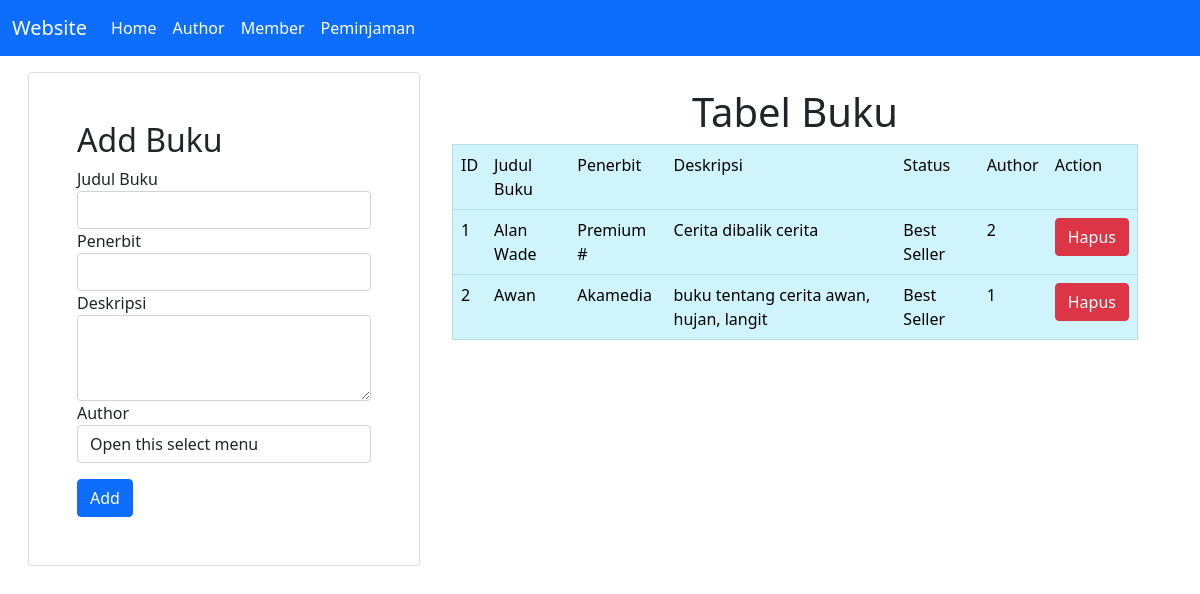
The page / on the database its author committed.
### tables this page shows
CREATE TABLE `buku` (
  `id_buku` int(11) NOT NULL AUTO_INCREMENT,
  `judul_buku` varchar(100) NOT NULL,
  `penerbit` varchar(100) NOT NULL,
  `deskripsi` text NOT NULL,
  `status` varchar(50) NOT NULL,
  `id_author` int(11) NOT NULL,
  PRIMARY KEY (`id_buku`) USING BTREE,
  KEY `id_author` (`id_author`) USING BTREE,
  CONSTRAINT `buku_ibfk_1` FOREIGN KEY (`id_author`) REFERENCES `author` (`id_author`) ON DELETE CASCADE ON UPDATE CASCADE
);

### conf.php (called while the page is built)
<?php
$db_host = "localhost";
$db_user = "root";
$db_pass = "";
$db_name = "db_perpustakaan";
?>

### includes/DB.class.php (called while the page is built, shortened)
<?php
class DB
{
    var $db_host = "";
    var $db_user = "";
    var $db_pass = "";
    var $db_name = "";
    var $db_link = "";
    var $result = 0;
    function __construct($db_host = '', $db_user = '', $db_pass = '', $db_name = '')
    {
        $this->db_host = $db_host;
        $this->db_user = $db_user;
        $this->db_pass = $db_pass;
        $this->db_name = $db_name;
    }
    function open()
    {
        $this->db_link = mysqli_connect($this->db_host, $this->db_user, $this->db_pass, $this->db_name);
    }
    function execute($query = "")
    {
        $this->result = mysqli_query($this->db_link, $query);
        return $this->result;
    }
    function getResult()
    {
        return mysqli_fetch_array($this->result);
    }
}
?>

### includes/Buku.class.php (called while the page is built, shortened)
<?php
class Buku extends DB
{
    function getBuku()
    {
        $query = "SELECT * FROM buku";
        return $this->execute($query);
    }
}
?>

### index.php (the view, shortened to what this page needs)
<?php
include("conf.php");
include("includes/Template.class.php");
include("includes/DB.class.php");
include("includes/Buku.class.php");
$buku = new Buku($db_host, $db_user, $db_pass, $db_name);
$buku->open();
$buku->getBuku();
$status = false;
$data = null;
$no = 1;
while (list($id, $judul, $penerbit, $deskripsi, $status, $id_author) = $buku->getResult()) {
    if ($status == "Best Seller") {
        $data .= "<tr>
            <td>" . $no++ . "</td>
            <td>" . $judul . "</td>
            <td>" . $penerbit . "</td>
            <td>" . $deskripsi . "</td>
            <td>" . $status . "</td>
            <td>" . $id_author . "</td>
            <td>
            <a href='index.php?id_hapus=" . $id . "' class='btn btn-danger' '>Hapus</a>
            </td>
            </tr>";
    }
}

### includes/Template.class.php (shortened to what this page needs)
<?php
class Template
{
    var $content = '';
    function __construct($filename='')
    {
        $this->content = implode('', @file($filename));
    }
    function clear()
    {
        $this->content = preg_replace("/DATA_[A-Z|_|0-9]+/", "", $this->content);
    }
    function write()
    {
        print $this->content;
    }
    function replace($old = '', $new = '')
    {
        if (is_int($new)) {
            $value = sprintf("%d", $new);
        }
        elseif (is_float($new)) {
            $value = sprintf("%f", $new);
        }
        elseif (is_array($new)) {
            $value = '';
            foreach ($new as $item) {
                $value .= $item. ' ';
            }
        }
        else {
            $value = $new;
        }
        $this->content = preg_replace("/$old/", $value, $this->content);
    }
}
?>

### rows shown on the page
buku: judul_buku "Alan Wade", penerbit "Premium #", deskripsi "Cerita dibalik cerita", status "Best Seller", id_author "2"
buku: judul_buku "Awan", penerbit "Akamedia", deskripsi "buku tentang cerita awan, hujan, langit", status "Best Seller", id_author "1"
